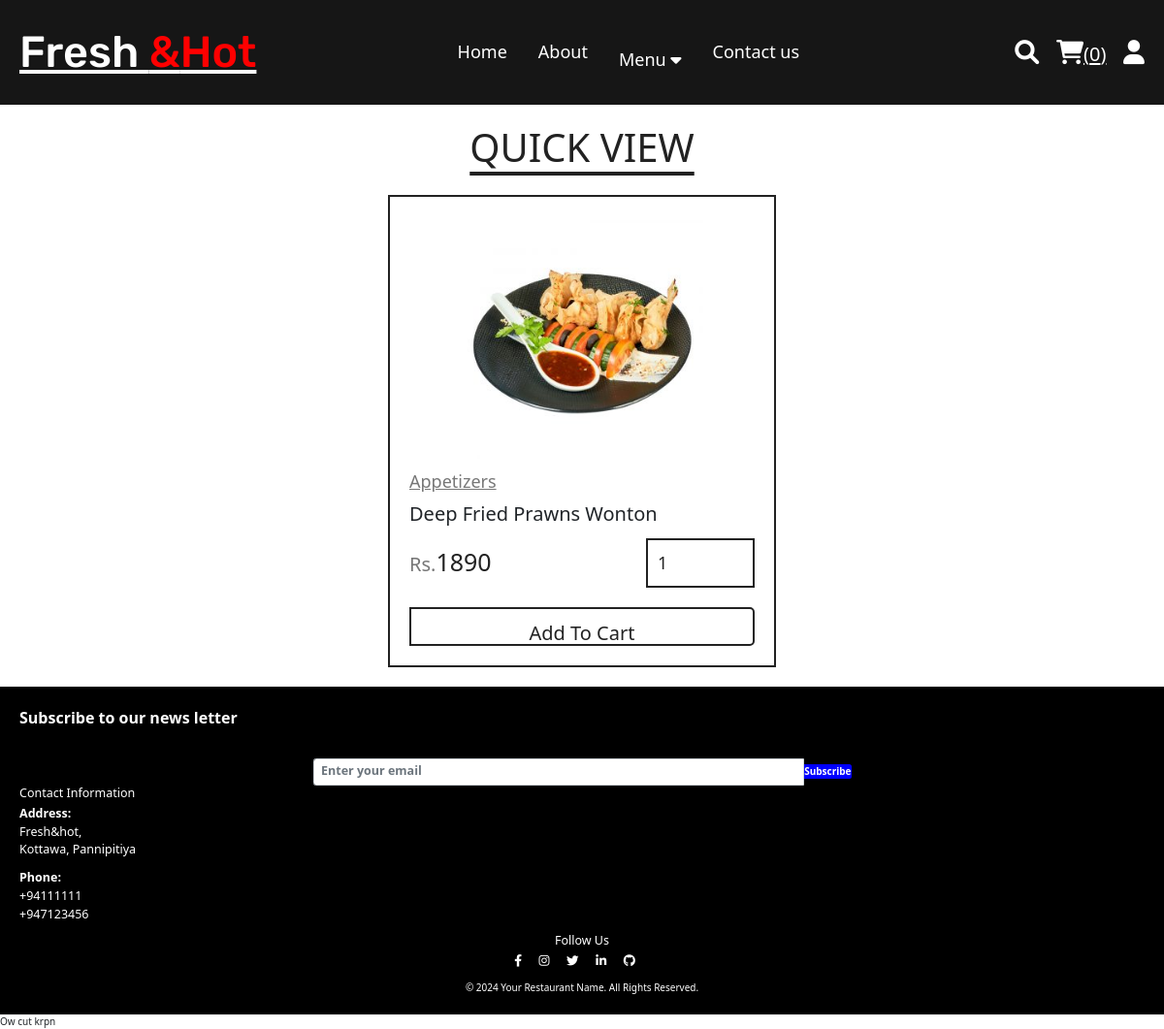
The page /quick_view.php?pid=23 on the database its author committed.
### tables this page shows
CREATE TABLE `products` (
  `id` int(100) NOT NULL,
  `name` varchar(100) NOT NULL,
  `category` varchar(100) NOT NULL,
  `price` int(10) NOT NULL,
  `image` varchar(100) NOT NULL
);

### quick_view.php (the view, shortened to what this page needs)
<?php
include 'components/connect.php';
?>
<!DOCTYPE html>
<html lang="en">
<head>
   <link rel="stylesheet" href="https://cdnjs.cloudflare.com/ajax/libs/font-awesome/6.1.1/css/all.min.css">
   <link rel="stylesheet" href="css/style.css">
</head>
<body>
<?php include 'components/user_header.php'; ?>
<section class="quick-view">
   <h1 class="title">quick view</h1>
   <?php
      $pid = $_GET['pid'];
      $select_products = $conn->prepare("SELECT * FROM `products` WHERE id = ?");
      $select_products->execute([$pid]);
      if($select_products->rowCount() > 0){
         while($fetch_products = $select_products->fetch(PDO::FETCH_ASSOC)){
   ?>
   <form action="" method="post" class="box">
      <img src="uploaded_img/<?= $fetch_products['image']; ?>" alt="">
      <a href="category.php?category=<?= $fetch_products['category']; ?>" class="cat"><?= $fetch_products['category']; ?></a>
      <div class="name"><?= $fetch_products['name']; ?></div>
      <div class="flex">
         <div class="price"><span>Rs.</span><?= $fetch_products['price']; ?></div>
         <input type="number" name="qty" class="qty" min="1" max="99" value="1" maxlength="2">
      </div>
      <button type="submit" name="add_to_cart" class="cart-btn">Add to cart</button>
   </form>
   <?php
         }
      }else{
         echo '<p class="empty">no products added yet!</p>';
      }
   ?>
</section>
<?php include 'components/footer.php'; ?>
</body>
</html>

### css/style.css (style rules this page uses)
:root { --yellow:#5cb55c; --red:#e74c3c; --white:#fff; --black:#222; --light-color:#777; --border:.2rem solid var(--black); }
* { font-family:system-ui; margin:0; padding:0; box-sizing: border-box; outline: none; border: none; text-decoration: none; }
html { font-size: 62.5%; overflow-x: hidden; scroll-behavior: smooth; stop-opacity: 7rem; }
section { margin:0 auto; max-width: 1200px; padding:2rem; }
.title { text-align: center; margin-bottom: 2.5rem; font-size: 4rem; color:var(--black); text-transform: uppercase; text-decoration: underline; text-underline-offset: 1rem; }
.quick-view form { max-width: 40rem; padding:2rem; border:var(--border); position: relative; margin:0 auto; }
.quick-view form img { height: 25rem; width: 100%; object-fit: contain; margin-bottom: 1rem; }
.quick-view form .cat { font-size: 1.8rem; color:var(--light-color); }
.quick-view form .name { font-size: 2rem; margin:.5rem 0; }
.quick-view form .flex { display: flex; justify-content: space-between; align-items: center; gap:1.5rem; margin:1rem 0; }
.quick-view form .flex .price { font-size: 2.5rem; color:var(--black); }
.quick-view form .flex .price span { font-size: 2rem; color:var(--light-color); }
.quick-view form .flex .qty { border:var(--border); padding:1rem; font-size: 1.8rem; color:var(--black); }
.quick-view form .cart-btn { width: 100%; padding:1rem 3rem; text-align: center; border:var(--border); font-size: 2rem; color:var(--black); cursor: pointer; text-transform: capitalize; background: none; margin-top: 1rem; }

### components/footer.php (style rules this page uses)
button { padding: 10px; font-size: 16px; background-color: blue; color: white; border: none; border-radius: 0 5px 5px 0; height: 40px; }

### rows shown on the page
products: image (picture), category "Appetizers", name "Deep Fried Prawns Wonton", price "1890"

### other values the page prints
$total_cart_items "0"
